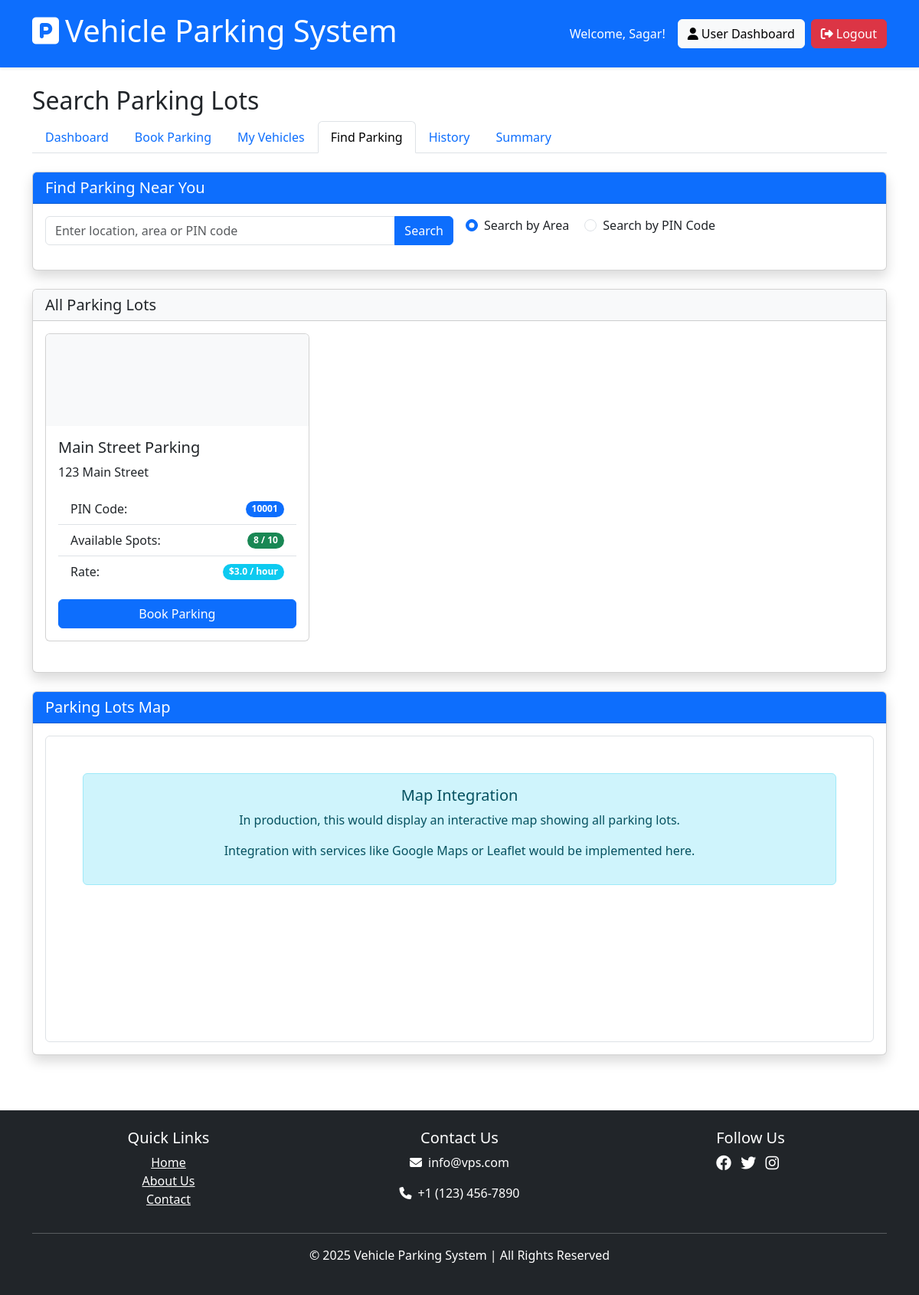
Before: /user/search_parking (signed in) with the older database file.
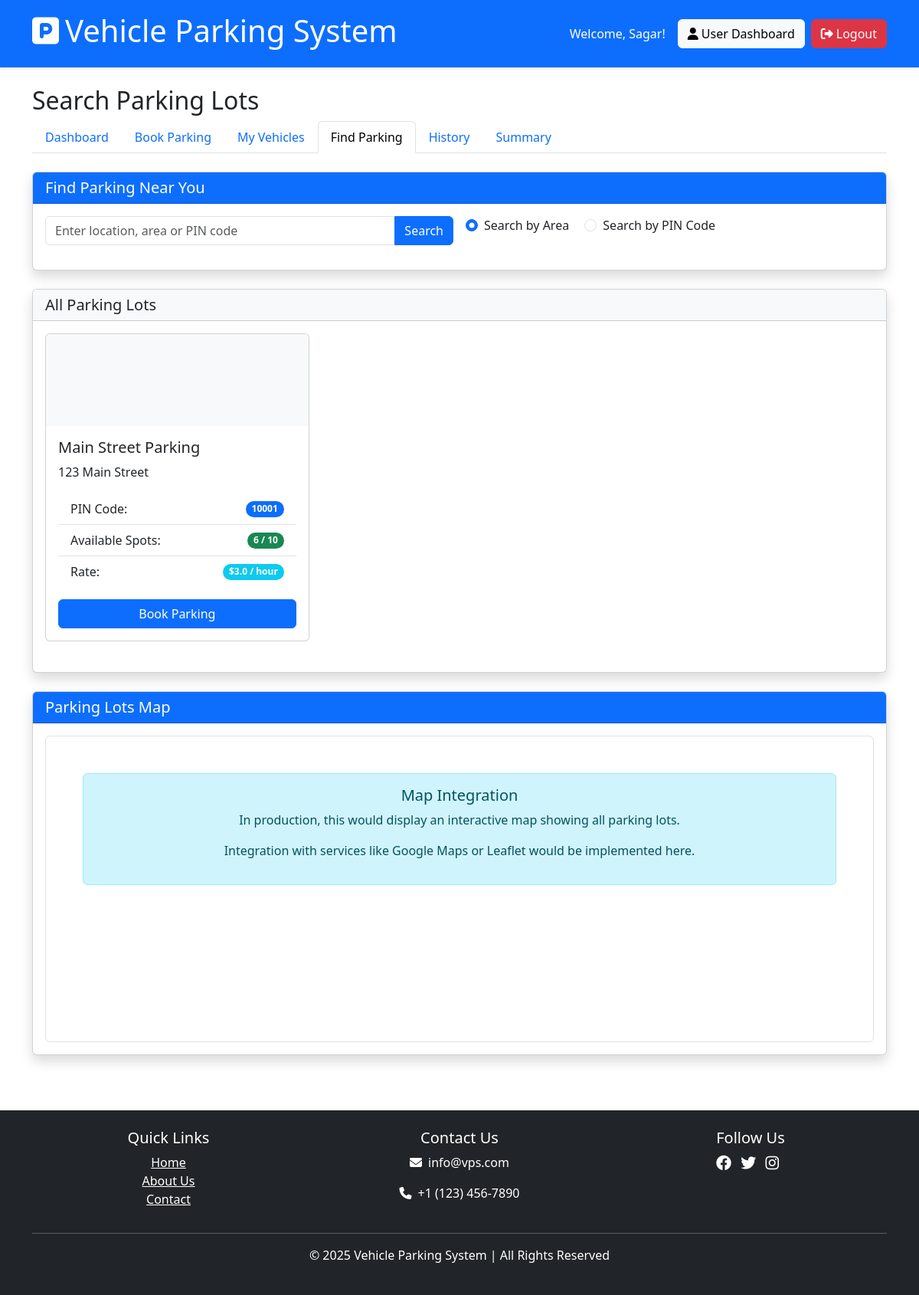
After: the same page with the newer database file.
### models/parking_lot.py (models this page shows, shortened)
class ParkingLot(db.Model):
    id = db.Column(db.Integer, primary_key=True)
    name = db.Column(db.String(100), nullable=False)
    address = db.Column(db.String(200), nullable=False)
    pin_code = db.Column(db.String(20), nullable=False)
    postcode_level = db.Column(db.String(50))
    available_spots = db.Column(db.Integer, default=0)
    created_on = db.Column(db.DateTime, default=lambda: datetime.now(timezone.utc))
    price = db.Column(db.Float, default=2.50, nullable=False)
    total_spots = db.Column(db.Integer, default=0, nullable=False)
    parking_spots = db.relationship('ParkingSpot', backref='parking_lot', lazy=True, cascade="all, delete-orphan")
    @property
    def prime_location_name(self):
        """Alias for name"""
        return self.name

### routes/user_routes.py (the view)
@user_bp.route('/search_parking')
@login_required
@user_required
def search_parking():
    search_term = request.args.get('search', '')
    search_type = request.args.get('type', 'area')  # 'area' or 'pincode'
    if search_term:
        if search_type == 'pincode':
            parking_lots = ParkingLot.query.filter(ParkingLot.pin_code.ilike(f'%{search_term}%')).all()
        else:  # default to area search
            parking_lots = ParkingLot.query.filter(ParkingLot.name.ilike(f'%{search_term}%') |
                                                 ParkingLot.address.ilike(f'%{search_term}%')).all()
    else:
        parking_lots = ParkingLot.query.all()
    return render_template('user/search_parking.html',
                          parking_lots=parking_lots,
                          search_term=search_term,
                          search_type=search_type)

### extensions.py (called while the page is built)
@login_manager.user_loader
def load_user(user_id):
    from models.admin import Admin
    from models.user import User
    admin = Admin.query.get(int(user_id))
    if admin:
        return admin
    return User.query.get(int(user_id))

### routes/user_routes.py (called while the page is built)
def user_required(f):
    from functools import wraps
    @wraps(f)
    def decorated_function(*args, **kwargs):
        from models.admin import Admin
        if isinstance(current_user, Admin):
            flash('This feature is only for regular users.', 'danger')
            return redirect(url_for('admin.dashboard'))
        return f(*args, **kwargs)
    return decorated_function

### templates/user/search_parking.html (shortened to what the changed rows need)
{% extends 'shared/base.html' %}
{% block content %}
<div class="row mb-4">
    <div class="col-12">
        <h2>Search Parking Lots</h2>
    </div>
</div>
<div class="row mb-4">
    <div class="col-12">
        <div class="card shadow">
            <div class="card-body">
                {% if parking_lots %}
                    <div class="row">
                        {% for lot in parking_lots %}
                            <div class="col-md-6 col-lg-4 mb-4">
                                <div class="card h-100">
                                    {% if lot.image_url %}
                                        <img src="{{ lot.image_url }}" class="card-img-top" alt="{{ lot.name }}">
                                    {% else %}
                                        <div class="card-img-top bg-light text-center p-3" style="height: 120px;">
                                        </div>
                                    {% endif %}
                                    <div class="card-body">
                                        <h5 class="card-title">{{ lot.name }}</h5>
                                        <p class="card-text">{{ lot.address }}</p>
                                        <ul class="list-group list-group-flush mb-3">
                                            <li class="list-group-item d-flex justify-content-between align-items-center">
                                                PIN Code:
                                                <span class="badge bg-primary rounded-pill">{{ lot.pin_code }}</span>
                                            </li>
                                            <li class="list-group-item d-flex justify-content-between align-items-center">
                                                Available Spots:
                                                <span class="badge bg-success rounded-pill">{{ lot.available_spots }} / {{ lot.total_spots }}</span>
                                            </li>
                                            <li class="list-group-item d-flex justify-content-between align-items-center">
                                                Rate:
                                                <span class="badge bg-info rounded-pill">${{ lot.price }} / hour</span>
                                            </li>
                                        </ul>
                                        <div class="d-grid">
                                            <a href="{{ url_for('user.book_parking') }}?lot_id={{ lot.id }}" class="btn btn-primary">Book Parking</a>
                                        </div>
                                    </div>
                                </div>
                            </div>
                        {% endfor %}
                    </div>
                {% else %}
                    <div class="alert alert-info text-center p-5">
                        <i class="bi bi-search fs-1"></i>
                        <h4>No Parking Lots Found</h4>
                        <p>Try searching with different keywords or check a different area.</p>
                    </div>
                {% endif %}
            </div>
        </div>
    </div>
</div>
{% endblock %}

Changed rows visible on the page:
changed ParkingLot "Main Street Parking": available_spots "8" → "6"
